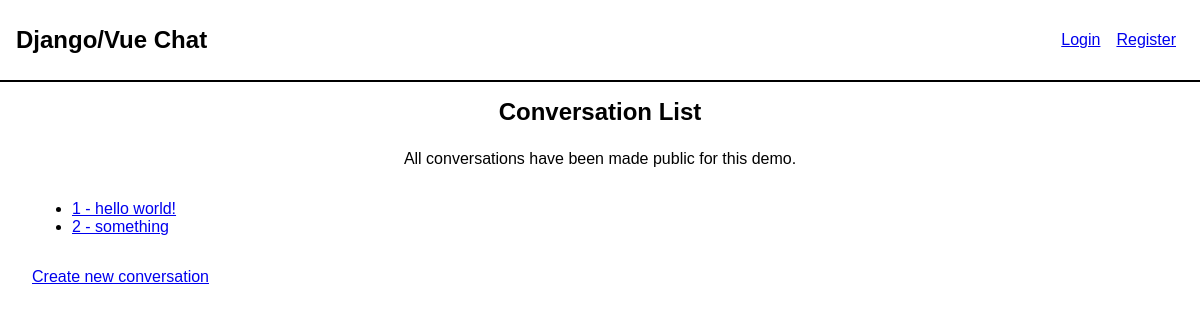
The page /chat/conversations/all/ on the database as committed earlier.
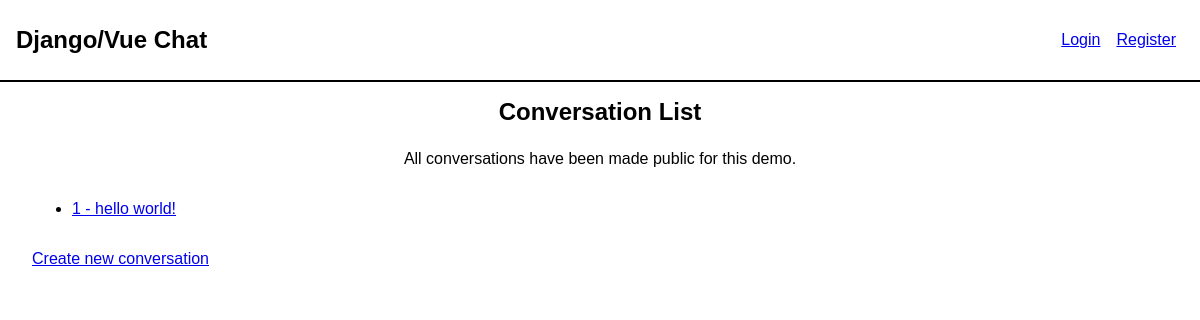
The same page on the database as committed later.
### chat/models.py (models this page shows, shortened)
class Conversation(models.Model):
    created_by = models.ForeignKey(
        settings.AUTH_USER_MODEL,
        related_name='created_by',
        on_delete=models.SET_NULL,
        null=True)
    subject = models.CharField(max_length=255, blank=True, null=True)
    participants = models.ManyToManyField(
        settings.AUTH_USER_MODEL, verbose_name='share with', blank=True)
    created_at = models.DateTimeField(auto_now_add=True, null=True)
    modified_at = models.DateTimeField(auto_now=True, null=True)
    def __str__(self):
        return f"{self.pk} - {self.subject}"

### chat/views.py (the view)
class ConversationListView(ListView):
    model = Conversation
    template_name = 'chat/chat_list.html'

### chat/templates/chat/conversation_list.html (shortened to what this page needs)
{% extends 'base.html' %}
{% block body_title %}Conversation List{% endblock body_title %}
{% block content %}
<p class="mb-4 text-center">All conversations have been made public for this demo.</p>
{% if conversation_list %}
<ul>
  {% for conversation in conversation_list %}
  <li>
    <a href="{% url 'chat:conversation_view' conversation_pk=conversation.pk %}">{{ conversation }}</a>
  </li>
  {% endfor %}
</ul>
{% else %}
<p>- There are no conversations available.</p>
{% endif %}
<p style="margin-top: 2rem;">
  <a href="{% url 'chat:conversation_create' %}">Create new conversation</a>
</p>
{% endblock content %}

### templates/base.html (shortened to what this page needs)
{% load static %}<!doctype html>
<html>
  <head>
    <link rel="stylesheet" href="{% static 'css/base.css' %}">
  </head>
  <body>
    <div id="page-container" class="page-container">
      <div class="header-container">
        <div class="header-title-container">
          <h2><a href="{% url 'chat:conversation_list' %}" class="unstyled-link">Django/Vue Chat</a></h2>
        </div>
        <section class="nav-item-container">
          {% if not user.is_authenticated %}
          <div class="nav-item"><a href="{% url 'users:login' %}">Login</a></div>
          <div class="nav-item"><a href="{% url 'users:register' %}">Register</a></div>
          {% endif %}
        </section>
      </div>
      <div class="main-container">
				<div class="content-container">
					<div class="body-title-container">
						<h2 class="body-title">{% block body_title %}{% endblock body_title %}</h2>
					</div>
  {% block content %}{% endblock content %}
				</div>
      </div>
    </div>
	</body>
</html>

### static/css/base.css (style rules this page uses)
body { margin: 0; font-family: Helvetica; min-height: 100vh; }
ul { margin-bottom: 2rem; }
.page-container { display: flex; flex-direction: column; min-height: 100vh; }
.header-container { height: 5rem; display: flex; flex-direction: row; justify-content: space-between; border-bottom: 2px solid black; }
.header-title-container { margin-left: 1rem; display: flex; flex-direction: column; justify-content: center; }
.nav-item-container { display: flex; margin-right: 1rem; align-items: center; }
.nav-item { margin: auto 0.5rem; }
.content-container { margin: 0 2rem; }
.body-title-container { display: flex; flex-direction: column; justify-content: center; align-items: center; }
.body-title { margin-top: 1rem; margin-bottom: 0; }
.text-center { text-align: center; }
.unstyled-link { color: black; text-decoration: none; font-weight: bold; }
.mb-4 { margin-bottom: 2rem; }

Rows that differ between the two databases and show on the page:
removed Conversation: id+subject "2 - something"
